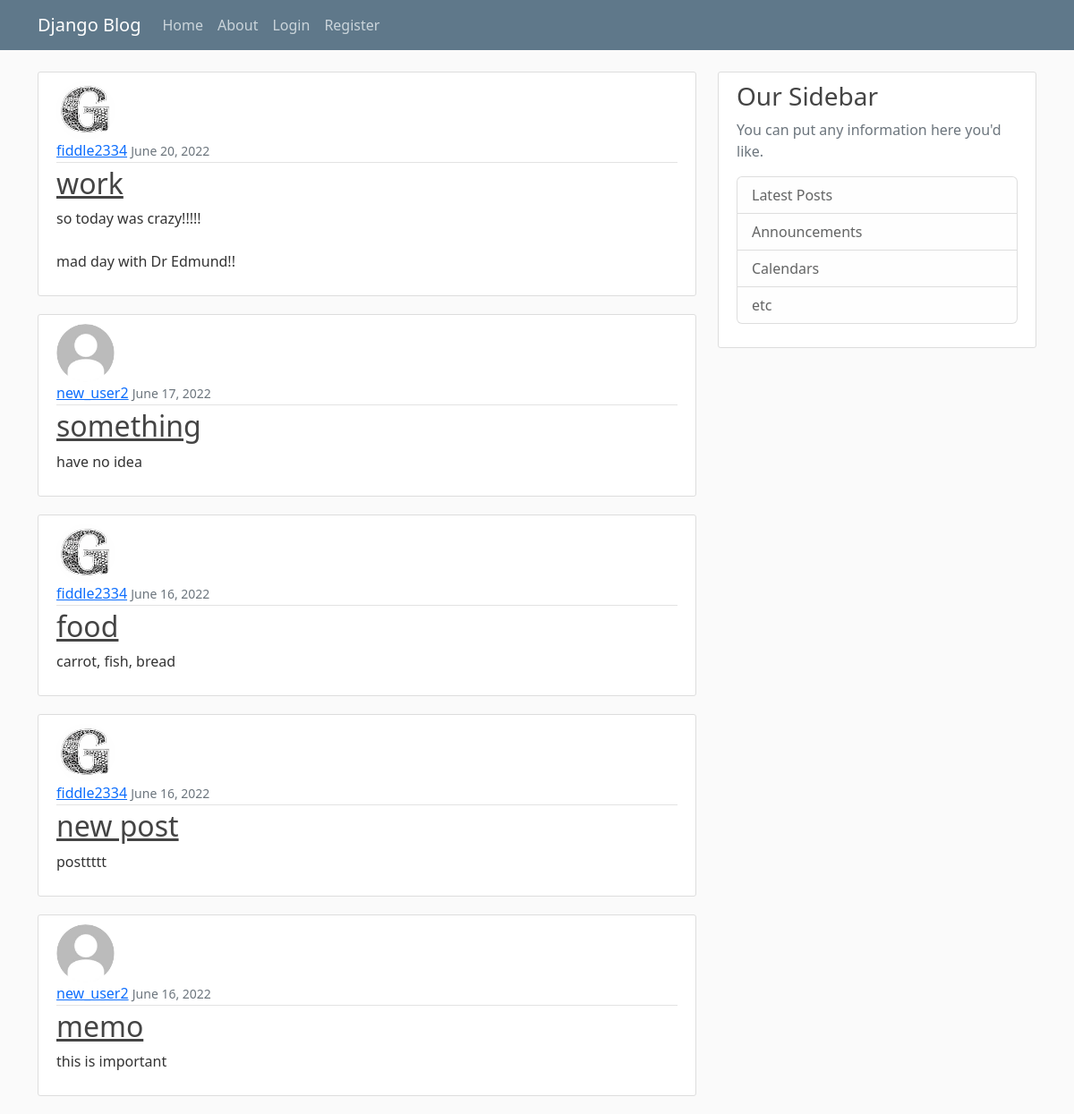
Before: / with the older database file.
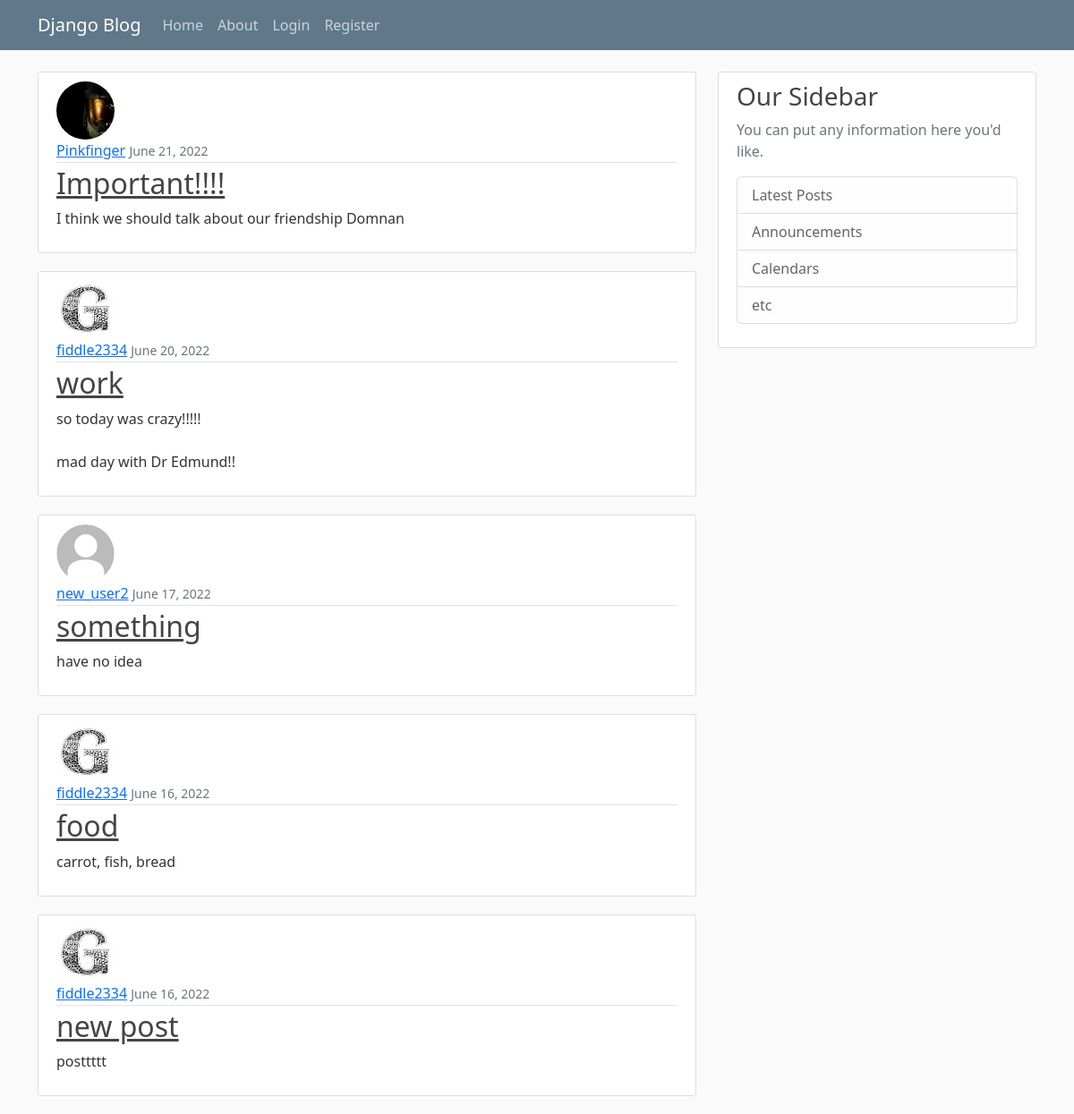
After: the same page with the newer database file.
### blog/models.py (models this page shows, shortened)
class Post(models.Model):
    title= models.CharField(max_length=80)
    content = models.TextField()
    date_posted= models.DateTimeField(default= timezone.now)
    author = models.ForeignKey(User, on_delete= models.CASCADE)

### users/models.py (models this page shows, shortened)
class Profile(models.Model):
    user = models.OneToOneField(User, on_delete=models.CASCADE)
    image = models.ImageField(default= 'default.jpg', upload_to = "profile_pics")

### blog/views.py (the view)
# urls.py: path('', PostListView.as_view(), name= 'blog-home'),
class PostListView(ListView):
    model = Post
    template_name= 'blog/home.html'         #<app>/mdodel>_<viewtype>.html ||List view vs CLass view
    context_object_name= "posts"
    ordering= ['-date_posted']
    paginate_by = 5

### blog/templates/blog/home.html
{% extends "blog/base.html" %}
{% block content %}
    {% for post in posts %}
        <article class="media content-section">
            <img class="rounded-circle article-img"  src="{{post.author.profile.image.url}}">
            <div class="media-body">
            <div class="article-metadata">
                <a class="mr-2" href="#">{{ post.author }}</a>
                <small class="text-muted">{{ post.date_posted |date:"F d, Y" }}</small>
            </div>
            <h2><a class="article-title" href="{% url 'post-detail' post.id %}">{{ post.title }}</a></h2>
            <p class="article-content">{{ post.content }}</p>
            </div>
        </article>
    {% endfor %}
{% endblock content%}

Changed rows visible on the page:
no longer on this page (row unchanged): Post: author.profile.image (placeholder picture), author "new_user2", date_posted "June 16, 2022", title "memo", content "this is important"
added Post: author.profile.image (picture), author "Pinkfinger", date_posted "June 21, 2022", title "Important!!!!", content "I think we should talk about our friendship Domnan"
